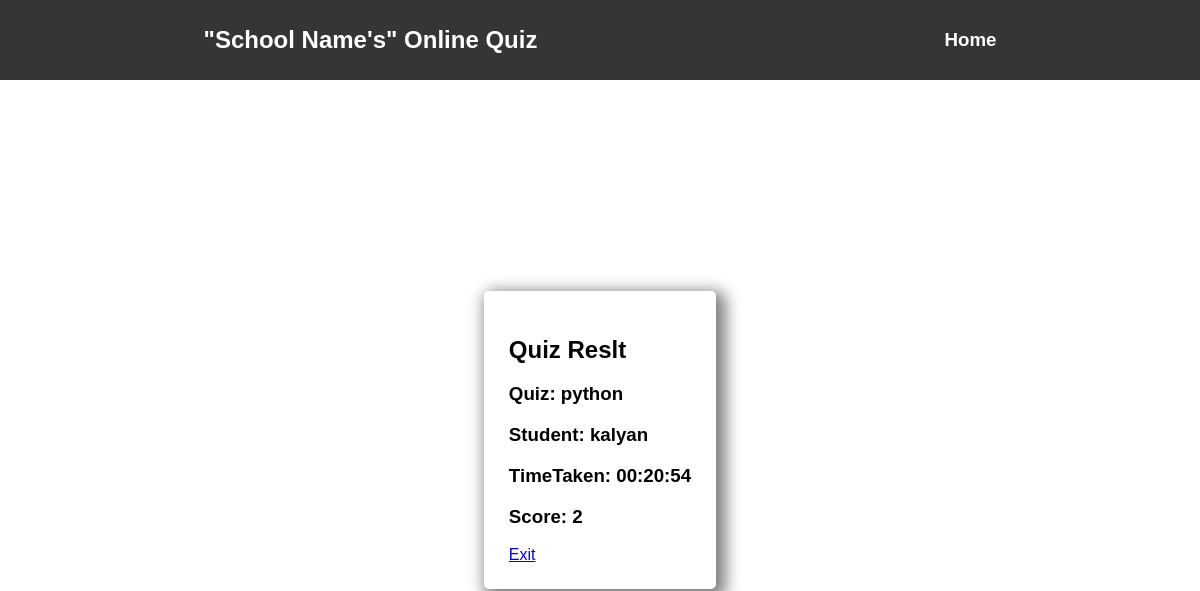
/result/5/, run on the app's committed database.
### Results/models.py (models this page shows, shortened)
class Results(models.Model):
    ResultId = models.AutoField(primary_key=True)
    Quiz = models.ForeignKey(Quiz, on_delete=models.CASCADE)
    Student = models.ForeignKey(Student, on_delete=models.CASCADE)
    TimeTakenToFinish = models.CharField(max_length=8)
    TestTakenDate = models.DateTimeField(auto_now_add=True)
    Score = models.PositiveIntegerField()

### CreateQuiz/models.py (models this page shows)
class Quiz(models.Model):
    QuizId = models.AutoField(primary_key=True, editable=False)
    QuizName = models.CharField(max_length=50)
    QuizCreator = models.ForeignKey(User, on_delete=models.CASCADE)
    DateOfCreation = models.DateTimeField(auto_now_add=True)
    DueDate = models.DateTimeField()
    def __str__(self):
        return self.QuizName

### Students/models.py (models this page shows, shortened)
class Student(models.Model):
    STANDARD = (
        ('5th','5th'),
        ('6th', '6th'),
        ('7th', '7th'),
        ('9th', '9th'),
        ('10th','10th')
        )
    StudentName = models.CharField(max_length=30)
    StudentRollNo = models.CharField(max_length=10, unique=True)
    Standard = models.CharField(max_length=5, choices=STANDARD, null=False)

### Results/views.py (the view)
# urls.py: path('result/<int:id>/', Result, name='result')
def Result(request, id):
    result = Results.objects.get(ResultId=id)
    context = {'result': result}
    return render(request, 'studentquizresult.html', context)

### Results/templates/studentquizresult.html
{% extends 'home.html' %}
{% block style %}
    {% load static %}
    <link rel="stylesheet" href="{% static 'css/quizresults.css' %}">
{% endblock %}
{% block content %}
<div class="result-box">
    <h2>
        Quiz Reslt
    </h2>
    <h3>
        Quiz: {{ result.Quiz}}
    </h3>
    <h3>
        Student: {{ result.Student.StudentName }}
    </h3>
    <h3>
        TimeTaken: {{ result.TimeTakenToFinish }}
    </h3>
    <h3>
        Score: {{ result.Score }}
    </h3>
    <div>
        <a href="/home">Exit</a>
    </div>
</div>
{% endblock %}

### Accounts/static/css/home.css (style rules this page uses)
body { padding: 0; margin: 0; font-family: sans-serif; }

### Results/static/css/quizresults.css (style rules this page uses)
.result-box { padding: 25px; box-shadow: gray 5px 5px 15px 5px; border-radius: 5px; }

### data on the page
Results: Quiz "python", Student.StudentName "kalyan", TimeTakenToFinish "00:20:54", Score "2"
